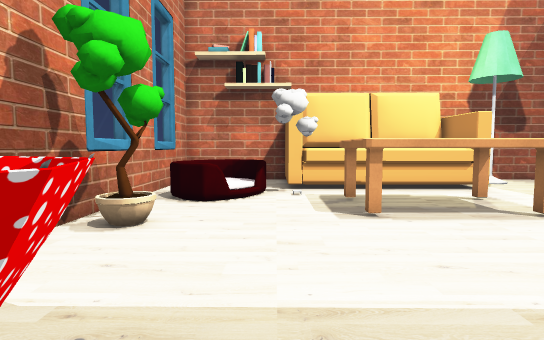
[1] (above)

15 first-person views from a walk through a Unity game level. The camera is 1.34 m above the floor, tilts 4° down and sees 80° across. The floor is counted in squares, 0.82 m on a side. Each view is taken from the middle of a square. On the plan, view 1 faces up. The plan holds only what a view shows up to about 16 squares ahead; the rest is blank. The player character is not drawn. Some surface patterns are stand-ins.

[2]
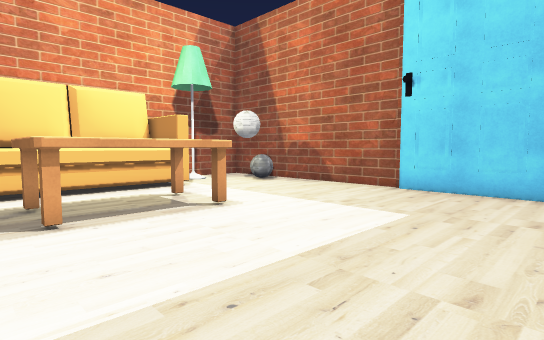

[3]
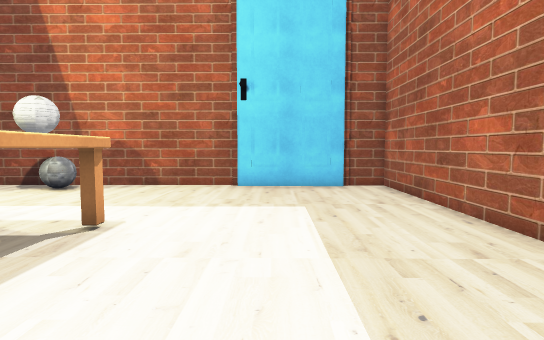

[4]
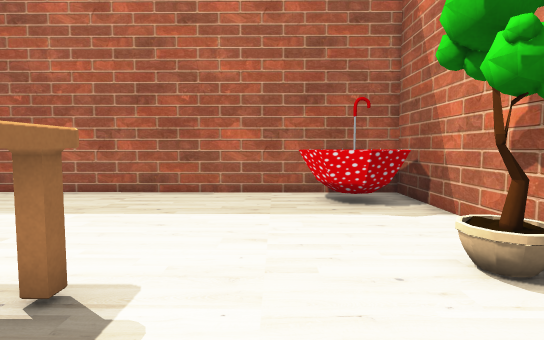

[5]
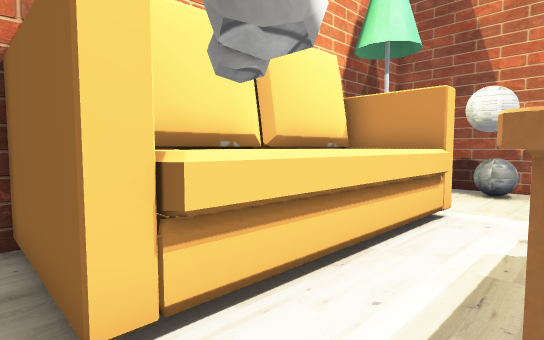

[6]
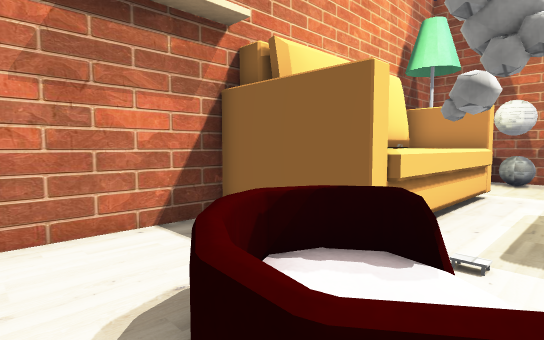

[7]
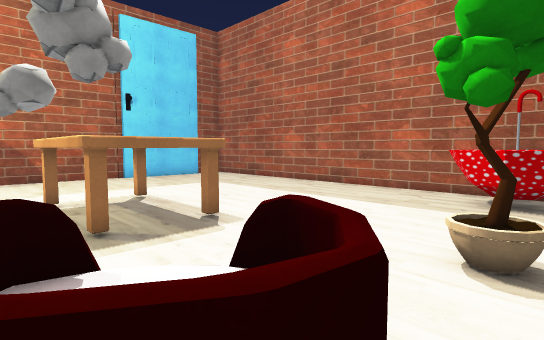

[8]
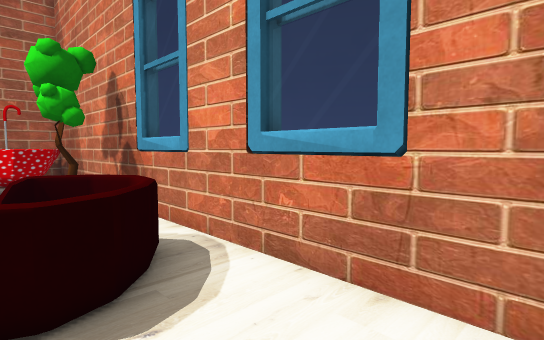

[9]
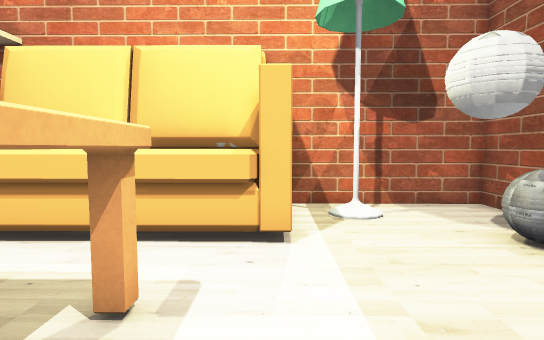

[10]
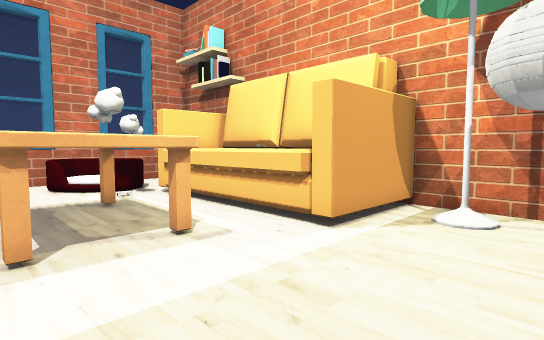

[11]
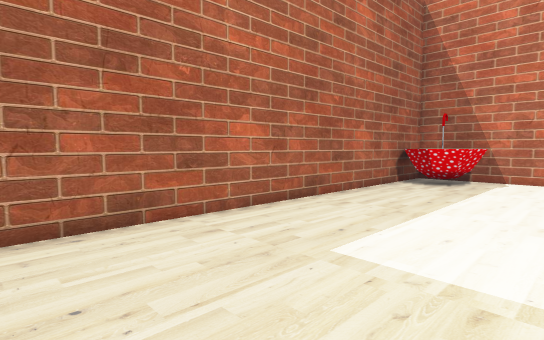

[12]
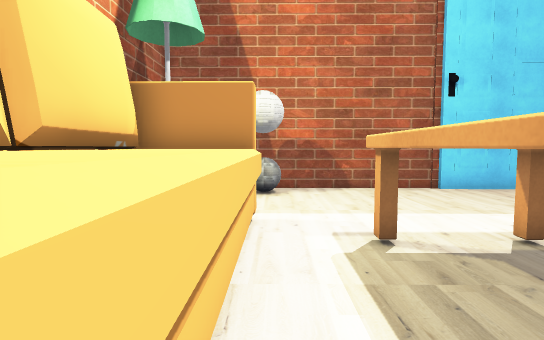

[13]
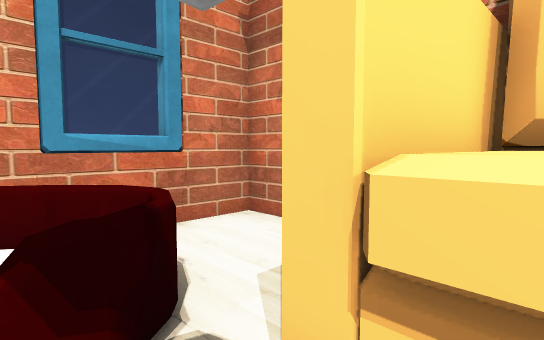

[14]
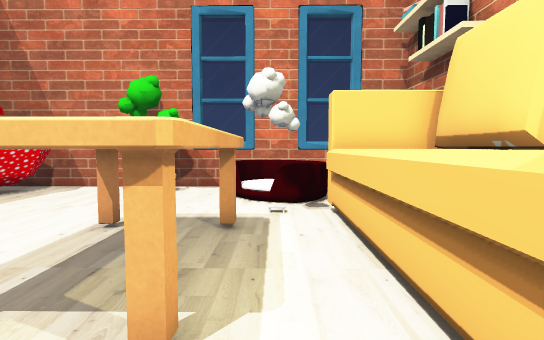

[15]
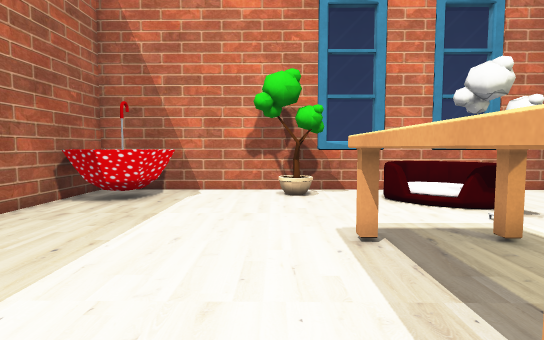

### Floor plan
Key: @ floor where view 1 was taken; # wall or solid block; . floor; = window, fence, low wall or low ledge; ^ raised ledge; T table; U umbrella; O other object.
Columns run from 5 left of view 1 to 14 right of it. Each row starts with its distance up from view 1.
 17 #######      #######
 16 #.....#      #.....#
 15 #.....########.#...#
 14 #.....#^^^^^^#.....#
 13 #..=..#^^^^^^#...O.#
 12 #.====....^^^....OO#
 11 #.=##.#............#
 10 #.==...TTTTTT......#
  9 #......T    T......#
  8 #......TTTTTT......#
  7 #.#................#
  6 #..................#
  5 #..................#
  4 #..................#
  3 #.U................#
  2 #UUUU..............#
  1 #UUUU..............#
  0 #UUU.@.............#
 -1 ####################

Positions as (right, up) in squares from view 1, and headings:
1: (0, 0), facing up
2: (1, 0), facing up-right
3: (0, 4), facing right
4: (0, 11), facing down
5: (0, 10), facing up-right
6: (-4, 10), facing up-right
7: (-4, 12), facing down-right
8: (-1, 16), facing down-left
9: (8, 7), facing up
10: (12, 7), facing up-left
11: (13, 6), facing down-left
12: (1, 12), facing right
13: (2, 11), facing up-left
14: (9, 11), facing left
15: (8, 6), facing left
